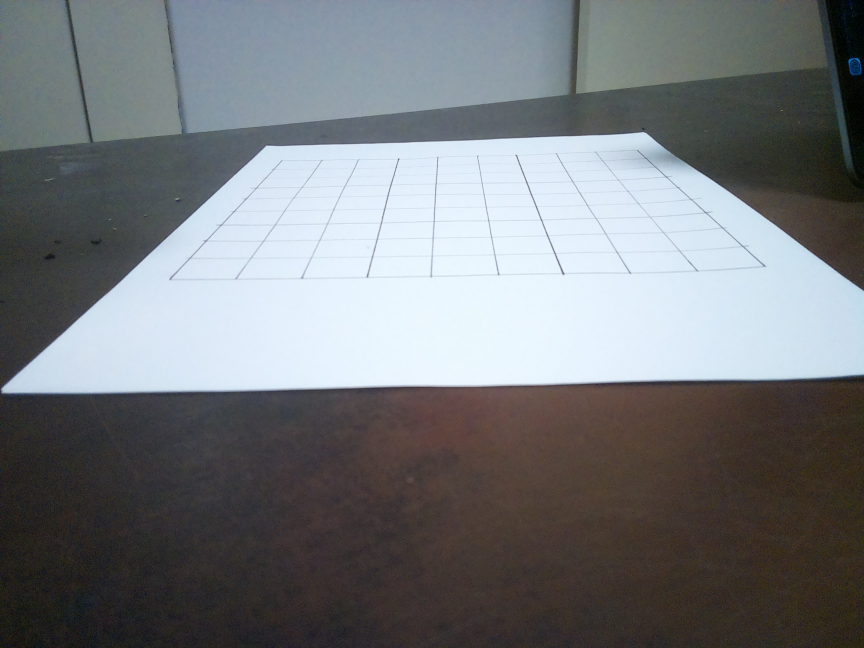
#> input picture photo.jpg, 2592 x 1944 px (shown at 1/3 size)
$ python -i GenerateTrainingData_new.py   (imports and definitions only)
#> lines starting #> are read from the running program, lines starting #| are printed output that depends on the picture; after the words box and inside, x2 and y2 are one past the last pixel; in counts of white or black regions, pixels touching at a corner belong together
#> further down, picture is the input picture: shape (1944, 2592, 3); mean B, G, R 123.7, 120.5, 117.2
import cv2
import numpy as np
import random
from PIL import ImageFont, ImageDraw, Image
from skimage.segmentation import clear_border
import os

# --- Constants ---
NUM_IMAGES_PER_DIGIT = 100
GRID_SIZE = 9
BASE_IMAGE_SIZE = 2000
RECTIFIED_GRID_SIZE = 900
CELL_SIZE = RECTIFIED_GRID_SIZE // GRID_SIZE
FINAL_CELL_SIZE = (28, 28)

def rectify(h):
    h = h.reshape((4, 2))
    hnew = np.zeros((4, 2), dtype=np.float32)
    add = h.sum(1)
    hnew[0] = h[np.argmin(add)]
    hnew[2] = h[np.argmax(add)]
    diff = np.diff(h, axis=1)
    hnew[1] = h[np.argmin(diff)]
    hnew[3] = h[np.argmax(diff)]
    return hnew

def process_board(image, target_size=RECTIFIED_GRID_SIZE):
    # Step 1: Preprocess the image
#> called with target_size = 900
    greyed = cv2.cvtColor(image, cv2.COLOR_BGR2GRAY)
    # image = cv2.fastNlMeansDenoising(image, None, h=20)
    image = cv2.GaussianBlur(greyed , (3, 3), 0)
    image = cv2.adaptiveThreshold(image, 255, 1, 1, 151, 3.2)
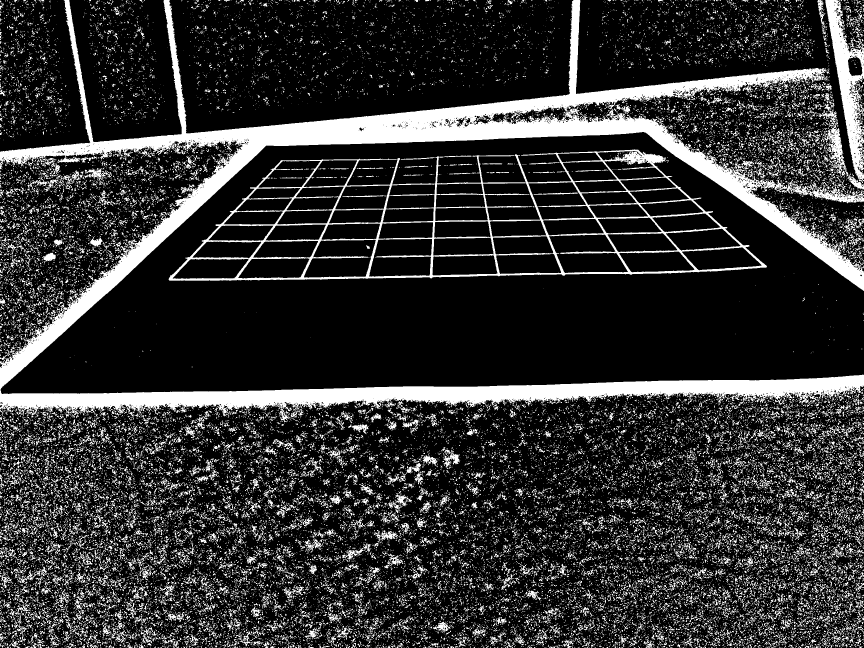
#> image: shape (1944, 2592) (shown at 1/3 size); 19.4% white; 38035 white regions (32650 under 20 px), largest, box (x1, y1, x2, y2) and area: (0, 0, 2592, 1267) 390412, (506, 448, 2301, 842) 73739, (2476, 0, 2592, 545) 23247
    image = cv2.bitwise_not(image)
    kernel = np.ones((2, 2), np.uint8)
    # image = cv2.dilate(image, kernel, iterations=0)
    image = cv2.erode(image, kernel, iterations=2)
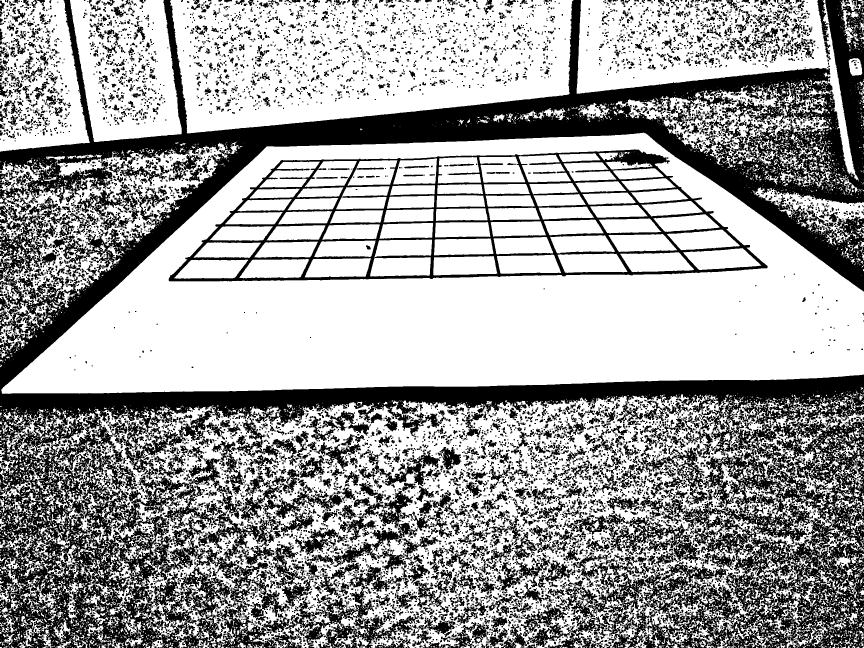
#> image: shape (1944, 2592) (shown at 1/3 size); 63.3% white; 10039 black regions (5279 under 20 px)

    # Step 2: Find contours
    contours, _ = cv2.findContours(image, cv2.RETR_TREE, cv2.CHAIN_APPROX_SIMPLE)
#> contours = 18100 contours, 9927 with area under 20; largest, box (x1, y1, x2, y2) and area: (0, 1182, 2592, 1944) 1484744, (4, 398, 2592, 1182) 1455683, (505, 447, 2304, 845) 522026, (510, 0, 1720, 400) 398972, (1730, 0, 2577, 542) 184061

    # Step 3: Visualize all contours
    contour_visualization = image.copy()
    cv2.drawContours(contour_visualization, contours, -1, (0, 255, 0), 2)
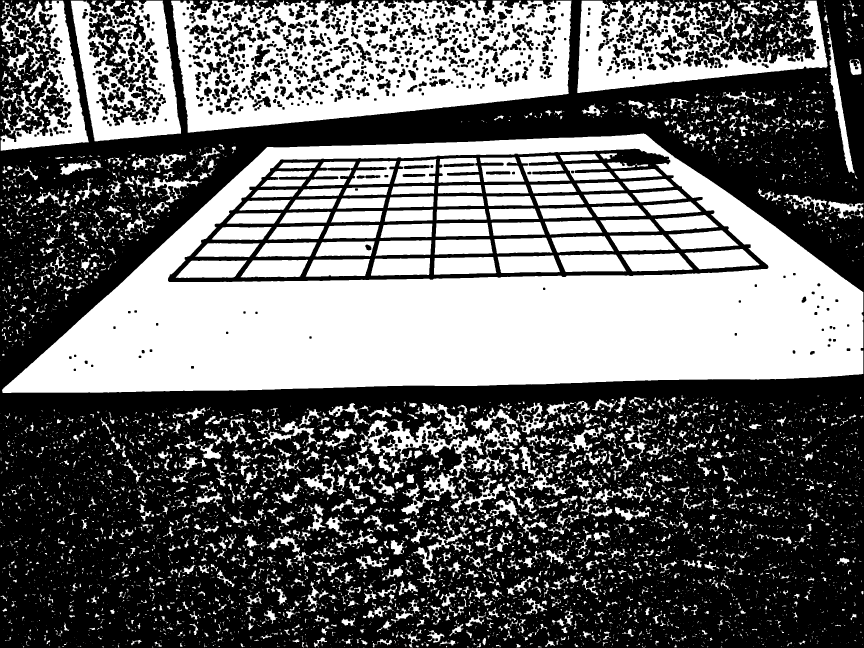
#> contour_visualization: shape (1944, 2592) (shown at 1/3 size); 42.1% white; 5886 white regions (4000 under 20 px), largest, box (x1, y1, x2, y2) and area: (6, 400, 2590, 1179) 906136, (513, 2, 1715, 398) 293763, (1732, 2, 2483, 279) 93647


    # Step 4: Filter to find the largest suitable 4-point contour (not near edges)
    biggest = None
    max_area = 0
    margin = 10  # margin from the edge of the image
    height, width = image.shape[:2]
#> height = 1944; width = 2592

    for cnt in contours:
        area = cv2.contourArea(cnt)
        if area > 10000:
            x, y, w, h = cv2.boundingRect(cnt)
            if x <= margin or y <= margin or x + w >= width - margin or y + h >= height - margin:
                continue  # Skip if bounding box is too close to the image edge

            peri = cv2.arcLength(cnt, True)
            approx = cv2.approxPolyDP(cnt, 0.02 * peri, True)

            if len(approx) == 4 and area > max_area:
                biggest = approx
                max_area = area
#> this loop made 18100 passes
#> (area, x, y, w, h) on pass 2715: (1484743.5, 0, 1182, 2592, 762)
#> after the loop, biggest = [[2303, 799], [505, 841], [845, 479], [1902, 447]]; max_area = 522026

    # Step 5: If a valid board contour was found, warp it
    if biggest is not None:
        sorted_pts = rectify(biggest)
#> in rectify, `h = h.reshape((4, 2))`: h = [[2303, 799], [505, 841], [845, 479], [1902, 447]]
#> in rectify, `add = h.sum(1)`: add = [3102, 1346, 1324, 2349]
#> in rectify, `diff = np.diff(h, axis=1)`: diff = [-1504, 336, -366, -1455]
#> sorted_pts = [[845, 479], [2303, 799], [2303, 799], [505, 841]]
        target = np.array([
            [0, 0],
            [target_size, 0],
            [target_size, target_size],
            [0, target_size]
        ], dtype=np.float32)

        matrix = cv2.getPerspectiveTransform(sorted_pts, target)
#> matrix = [[1.78e-17, 1.65e-17, -4.81e-15], [0.000748, -0.00341, 1], [8e-07, -5.09e-06, 0.00222]]
        warped = cv2.warpPerspective(greyed, matrix, (target_size, target_size))
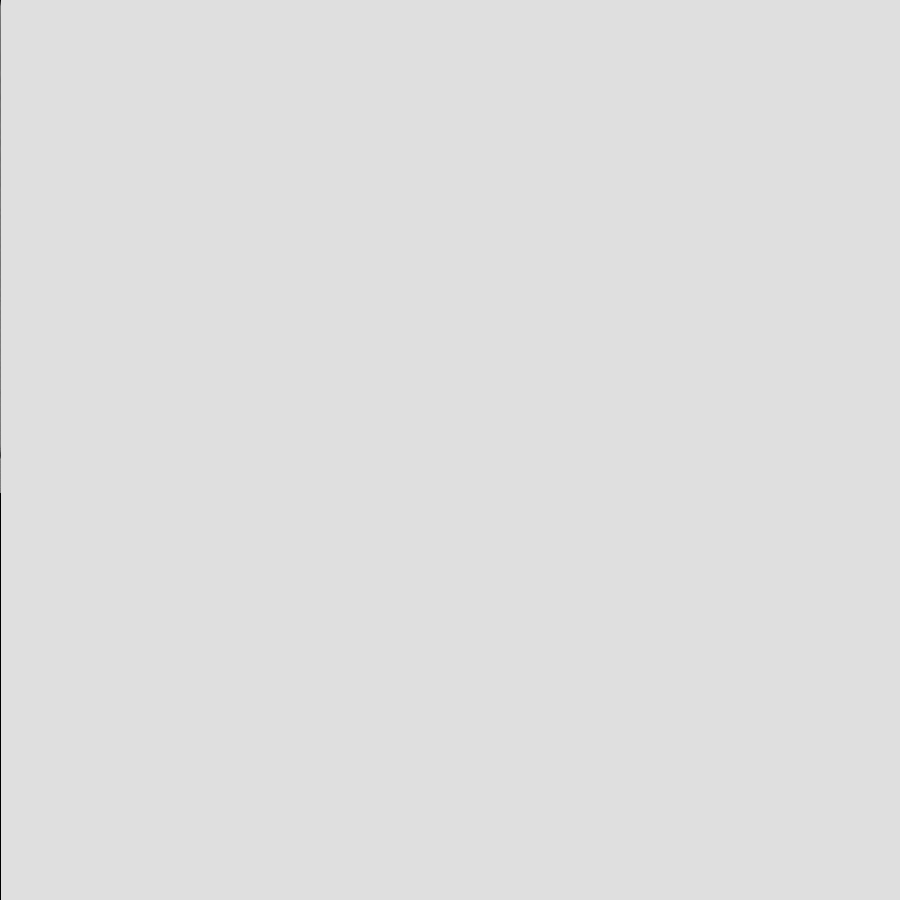
#> warped: shape (900, 900); min 0, max 223, mean 222.8
        return warped

    # Step 6: If no valid contour found, return None
    print("No suitable board contour found.")
    return None

# [194 lines left out: functions extract_digit, save_digits_to_array, generate_sudoku_image, not called in this run]

# --- Main Data Generation Pipeline ---
# [40 lines not run here, left out]

>>> import cv2
>>> picture = cv2.imread('photo.jpg')
>>> result = process_board(picture)

$ run again, on digits.png
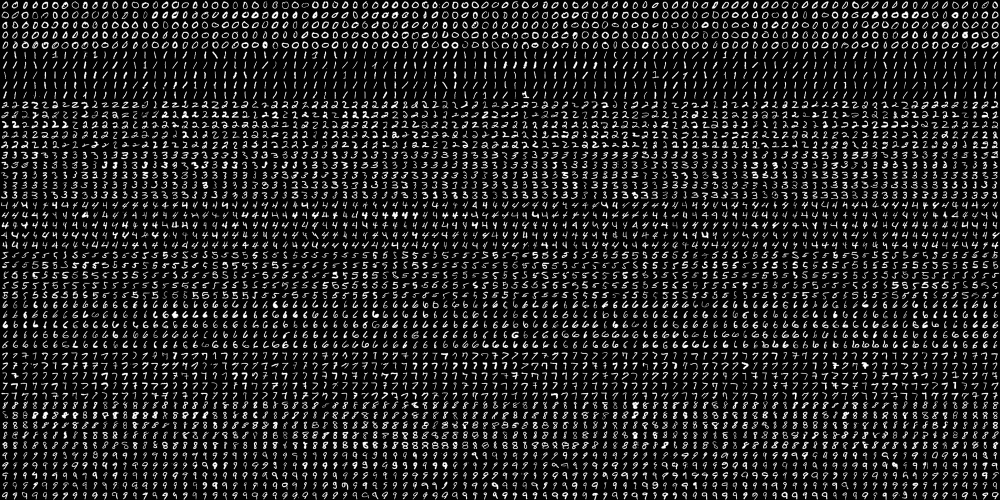
#> input picture digits.png, 2000 x 1000 px (shown at 1/2 size)
#> picture is the input picture: shape (1000, 2000, 3); min 0, max 255, mean 33.8
#> in process_board, `image = cv2.adaptiveThreshold(image, 255, 1, 1, 151, 3.2)`:
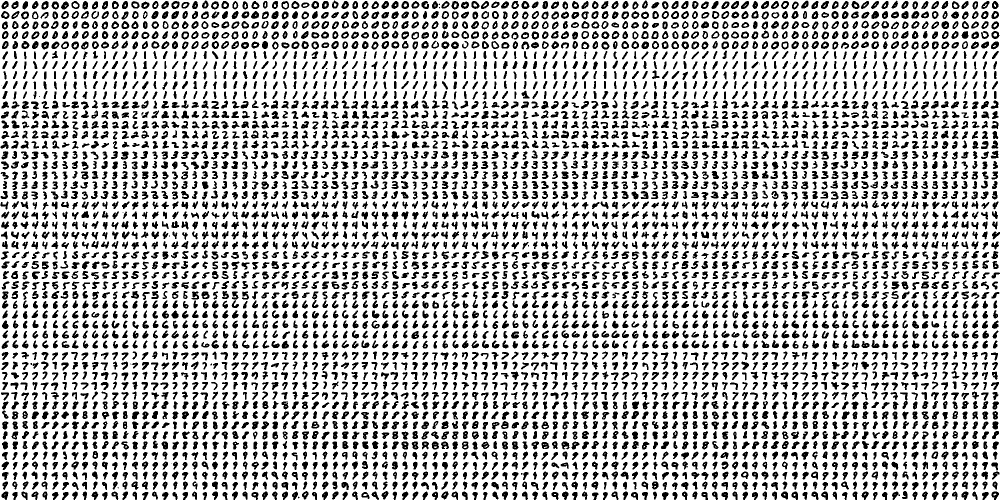
#> image: shape (1000, 2000) (shown at 1/2 size); 72.9% white; 5026 black regions (24 under 20 px), largest, box (x1, y1, x2, y2) and area: (1783, 563, 1799, 579) 181, (1883, 42, 1898, 58) 180, (1743, 22, 1758, 38) 173
#> contours = 7671 contours, 4438 with area under 20; largest, box (x1, y1, x2, y2) and area: (345, 4, 359, 18) 128, (1985, 64, 1998, 78) 120, (1885, 44, 1898, 58) 118, (1045, 4, 1059, 18) 118, (1205, 85, 1219, 99) 118
#> in process_board, `cv2.drawContours(contour_visualization, contours, -1, (0, 255, 0), 2)`:
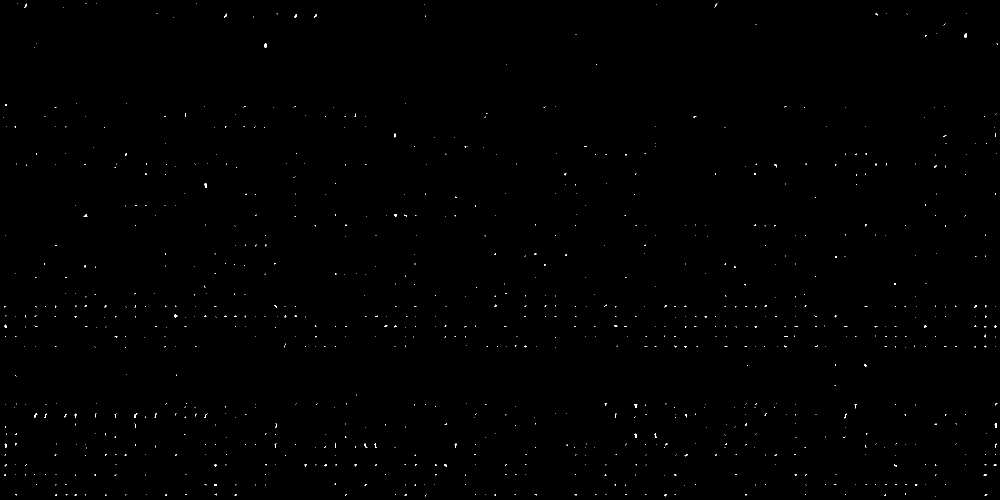
#> contour_visualization: shape (1000, 2000) (shown at 1/2 size); 0.2% white in thin lines or dots
#> the loop in process_board, `for cnt in contours:` made 7671 passes
#> area on passes 2, 4, 5: 42.5, 54, 28
#> after the loop in process_board, `for cnt in contours:`: max_area = 0
